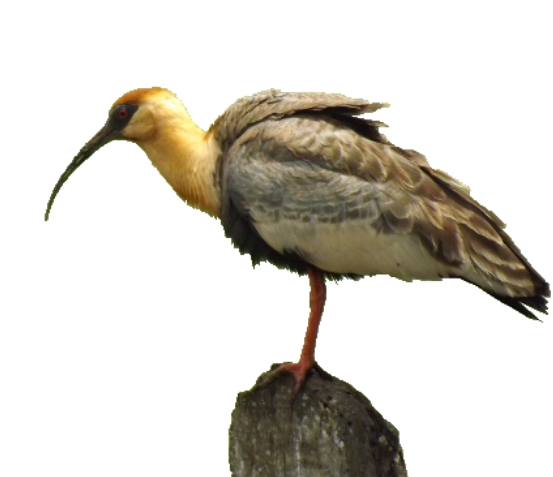
//> input picture opencv/opencv20230826/9图像分割/grabCut算法分割图像/test.jpg, 553 x 477 px
$ ./test   (built with g++ and OpenCV 4)
//> lines starting //> are read from the running program, lines starting //| are printed output that depends on the picture; after the words box and inside, x2 and y2 are one past the last pixel; in counts of white or black regions, pixels touching at a corner belong together
 #include "opencv2/imgproc.hpp"
#include "opencv2/highgui.hpp"
#include <opencv2/imgproc/types_c.h>
#include <iostream>
using namespace std;
using namespace cv;

void main()
{
	Mat src = imread("test.jpg");
//> src is the input picture: 477 rows x 553 cols, CV_8UC3; mean B, G, R 204.9, 212.2, 215.9
	Rect rect(84, 84, 406, 318);//左上坐标（X,Y）和长宽
	Mat result, bg, fg;

	grabCut(src, result, rect, bg, fg, 1, GC_INIT_WITH_RECT);
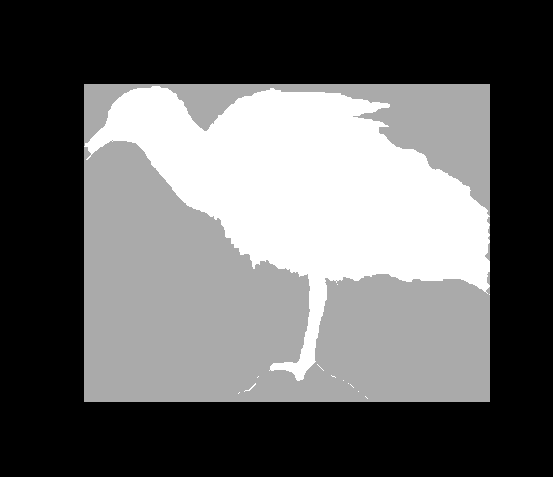
//> result: 477 rows x 553 cols, CV_8UC1; min 0, max 3, mean 1.17; drawn with min black and max white
//> bg = 65 values, max 4478.2 at index 38, min 0.0017 at index 25, mean 535.3; fg = 65 values, max 1312.1 at index 47, min -19 at index 40, mean 203.8
	imshow("grab", result);
	/*threshold(result, result, 2, 255, CV_THRESH_BINARY);
	imshow("threshold", result);*/

	compare(result, GC_PR_FGD, result, CMP_EQ);//result和GC_PR_FGD对应像素相等时，目标图像该像素值置为255
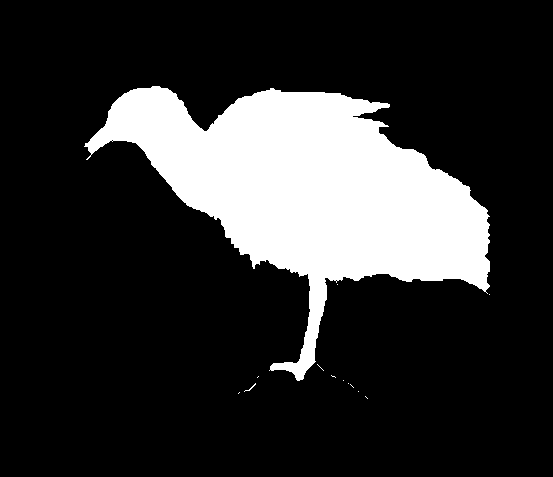
//> result: 477 rows x 553 cols, CV_8UC1; 19.1% white; 13 white regions (12 under 20 px), largest, box (x1, y1, x2, y2) and area: (84, 86, 490, 381) 50314
	imshow("result", result);
	Mat foreground(src.size(), CV_8UC3, Scalar(255, 255, 255));
	src.copyTo(foreground, result);//copyTo有两种形式，此形式表示result为mask
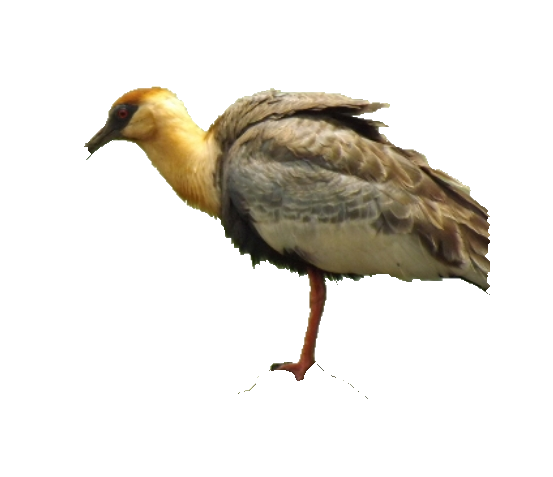
//> foreground: 477 rows x 553 cols, CV_8UC3; mean B, G, R 220.6, 226.7, 229.8
	imshow("foreground", foreground);
	waitKey(0);
}
